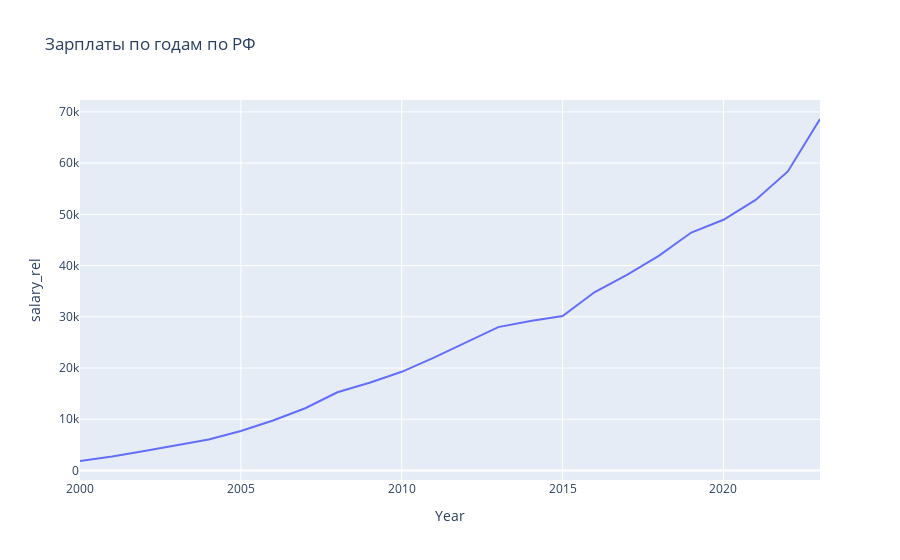

This figure's notebook cell:
### Code cell
fig = px.line(d_rel[d_rel['Economic_id']==1], x='Year', y='salary_rel', title='Зарплаты по годам по РФ')
fig.show()

### Figure 1 — Plotly figure (JSON) as saved in the notebook; plotly's stock layout.template omitted (floating-point values rounded to 4 significant figures)
{"data": [{"hovertemplate": "Year=%{x}<br>salary_rel=%{y}<extra></extra>", "legendgroup": "", "line": {"color": "#636efa", "dash": "solid"}, "marker": {"symbol": "circle"}, "mode": "lines", "name": "", "orientation": "v", "showlegend": false, "type": "scatter", "x": [2000, 2001, 2002, 2003, 2004, 2005, 2006, 2007, 2008, 2009, 2010, 2011, 2012, 2013, 2014, 2015, 2016, 2017, 2018, 2019, 2020, 2021, 2022, 2023], "xaxis": "x", "y": [1850.0, 2733.0, 3790.0, 4910.0, 6031.0, 7713.0, 9756.0, 12150.0, 15260.0, 17130.0, 19260.0, 22030.0, 24980.0, 27990.0, 29180.0, 30140.0, 34830.0, 38200.0, 41930.0, 46450.0, 48940.0, 52810.0, 58380.0, 68620.0], "yaxis": "y"}], "layout": {"legend": {"tracegroupgap": 0}, "title": {"text": "Зарплаты по годам по РФ"}, "xaxis": {"anchor": "y", "domain": [0, 1], "title": {"text": "Year"}}, "yaxis": {"anchor": "x", "domain": [0, 1], "title": {"text": "salary_rel"}}}}
